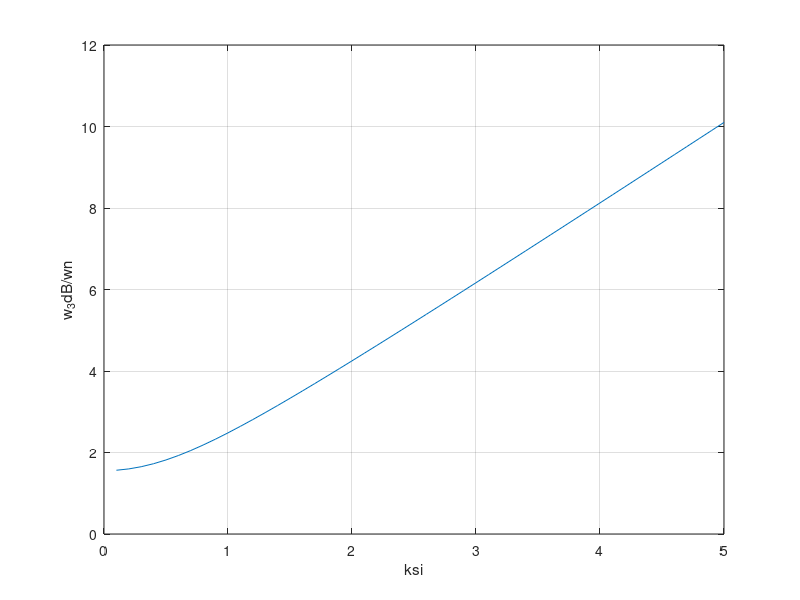

Recreate this plot in MATLAB.
%% https://github.com/VSHEV92/Synchronization_Systems_Models
clc; clear; close all

%% Пропорционально-интегрирующий петлевой фильтр.
%% Зависимость полосы фапч по уровню 3 дБ, нормированной к резонансной частоте, от значения декркмента затухания.
%% Полоса пропускания растет с увеличение декремента.

%% Литература: Gardner Phaselock Technique

ksi = 0.1:0.1:5;                                                % декремент затухания
w_3dB_n = sqrt(1 + 2*ksi.^2 + sqrt((2*ksi.^2 + 1).^2 + 1));     % полоса фапч по уровню 3 дБ, поделенная на резонансную частоту

plot(ksi, w_3dB_n); grid on;
xlabel('ksi'); ylabel('w_3dB/wn')
